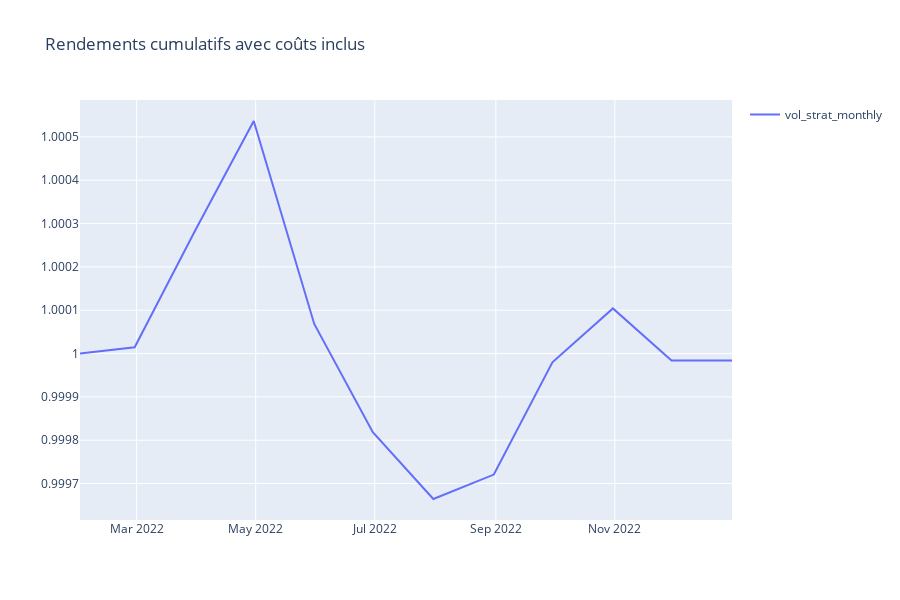

This figure's notebook cell:
### Code cell
# Graphique des différentes stratégies avec possibilité d'inclusion de coûts 
manager.plot_all_strategies(backend=backend,include_costs=True)

### Figure 1 — Plotly figure (JSON) as saved in the notebook; plotly's stock layout.template omitted (floating-point values rounded to 4 significant figures)
{"data": [{"mode": "lines", "name": "vol_strat_monthly", "type": "scatter", "x": ["2022-01-31T00:00:00", "2022-02-28T00:00:00", "2022-03-31T00:00:00", "2022-04-30T00:00:00", "2022-05-31T00:00:00", "2022-06-30T00:00:00", "2022-07-31T00:00:00", "2022-08-31T00:00:00", "2022-09-30T00:00:00", "2022-10-31T00:00:00", "2022-11-30T00:00:00", "2022-12-31T00:00:00"], "y": [1, 1.0, 1.0, 1.001, 1.0, 0.9998, 0.9997, 0.9997, 1.0, 1.0, 1.0, 1.0]}], "layout": {"height": 600, "showlegend": true, "title": {"text": "Rendements cumulatifs avec coûts inclus"}}}
